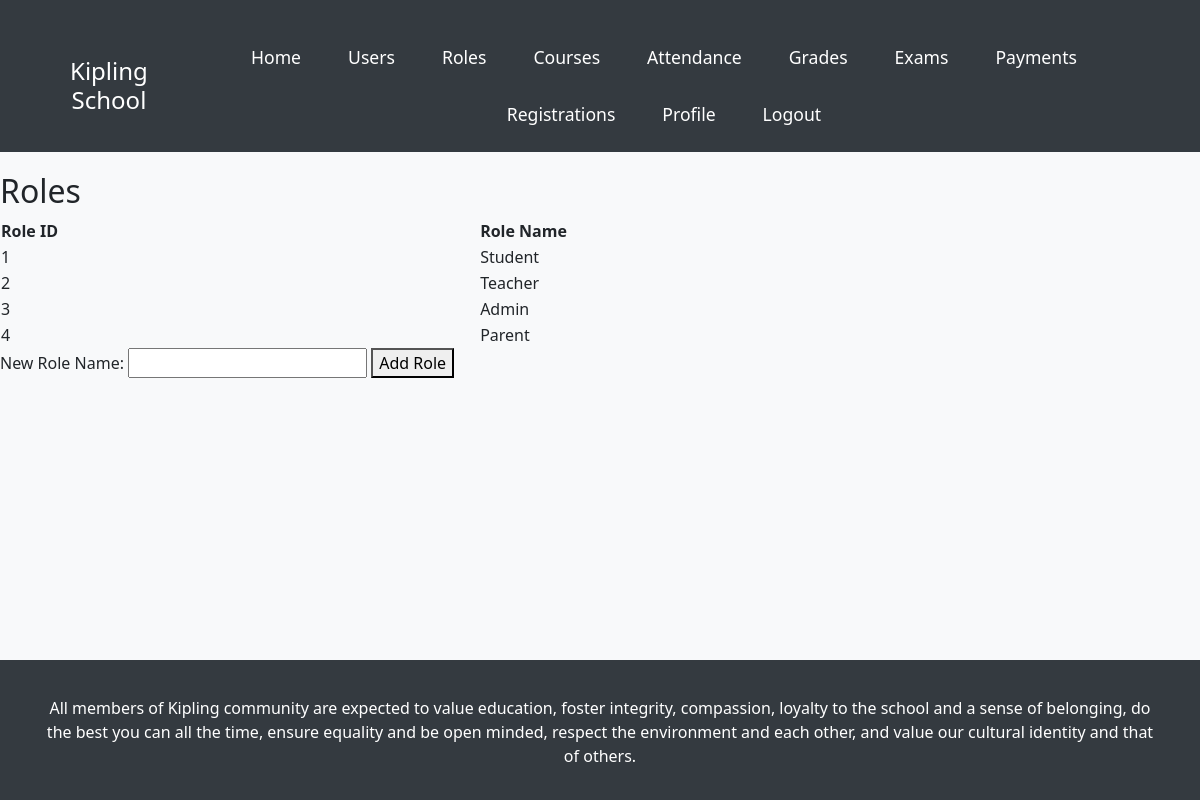
Page /SEFinal/views/admin/roles.php (signed in) on the committed database.
### tables this page shows
CREATE TABLE `UserTypes` (
  `UserTypeID` int(11) NOT NULL,
  `TypeName` varchar(50) NOT NULL
);

### SEFinal/models/Role.php (called while the page is built, shortened)
<?php
class Role {
    public function __construct($UserTypeID, $TypeName) {
        $this->UserTypeID = $UserTypeID;
        $this->TypeName = $TypeName;
    }
    public static function getAllRoles() {
        global $conn;
        $sql = "SELECT * FROM UserTypes";
        $result = $conn->query($sql);
        $roles = [];
        if ($result->num_rows > 0) {
            while ($row = $result->fetch_assoc()) {
                $roles[] = new Role($row['UserTypeID'], $row['TypeName']);
            }
        }
        return $roles;
    }
}
?>

### SEFinal/views/admin/roles.php (the view)
<?php
include('../../includes/header.php');
include('../../includes/db.php');
include('../../models/Role.php');
$roles = Role::getAllRoles();
?>
<h2>Roles</h2>
<table>
    <tr>
        <th>Role ID</th>
        <th>Role Name</th>
    </tr>
    <?php foreach ($roles as $role): ?>
        <tr>
            <td><?php echo $role->UserTypeID; ?></td>
            <td><?php echo $role->TypeName; ?></td>
        </tr>
    <?php endforeach; ?>
</table>
<form action="../../controllers/RoleController.php" method="post">
    <label for="TypeName">New Role Name:</label>
    <input type="text" id="TypeName" name="TypeName" required>
    <button type="submit">Add Role</button>
</form>
<?php
include('../../includes/footer.php');
?>

### SEFinal/css/style.css (style rules this page uses)
body, html { height: 100%; margin: 0; }
body { display: flex; flex-direction: column; background-color: #f8f9fa; font-family: 'Segoe UI', Tahoma, Geneva, Verdana, sans-serif; }

### rows in the picture
usertypes: UserTypeID "1", TypeName "Student"
usertypes: UserTypeID "2", TypeName "Teacher"
usertypes: UserTypeID "3", TypeName "Admin"
usertypes: UserTypeID "4", TypeName "Parent"
